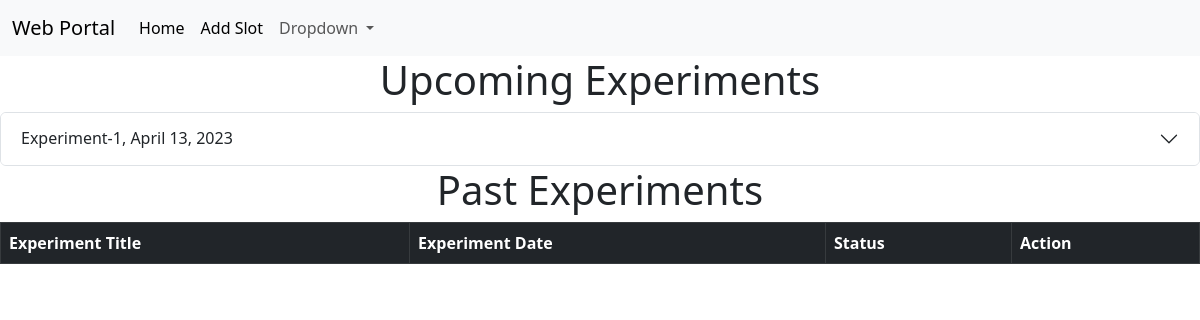
The page /mySlots (signed in) on the database as committed earlier.
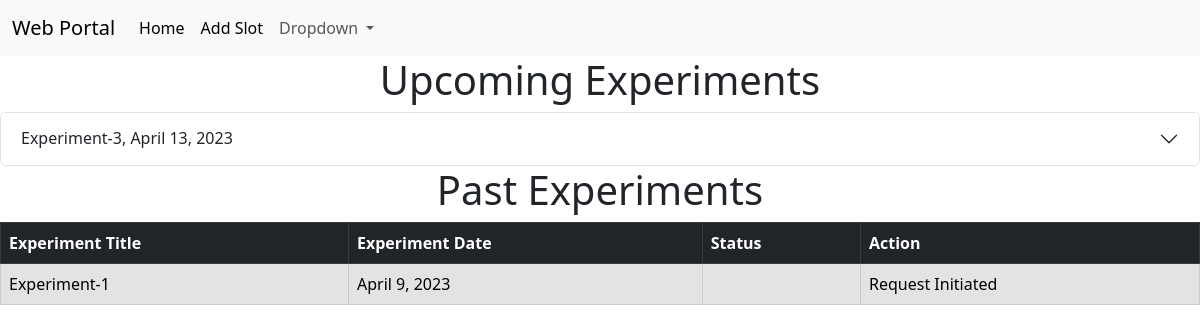
The same page on the database as committed later.
### App/models.py (models this page shows)
class Slot(models.Model):
    exptTitle = models.CharField(max_length = 50)
    exptDesc = models.CharField(max_length = 100)
    exptDate = models.DateField()
    numberOfSeats = models.IntegerField()
    startTime = models.TimeField()
    endTime = models.TimeField()
    candidateList = models.ManyToManyField(
        User,
        through="Order",
        through_fields=("slot", "candidate"),
    )

class Order(models.Model):
    status_choice= [
        ('pending', 'Pending'),
        ('completed', 'Completed'),
        ('paid ', 'Paid '),
        ('rejected', 'Rejected')
    ]
    candidate = models.ForeignKey(User, on_delete=models.CASCADE)
    slot = models.ForeignKey(Slot, on_delete=models.CASCADE)
    dateBooked = models.DateField()
    exptStatus = models.CharField(max_length=30,choices=status_choice,default='pending')
    isBooked = models.BooleanField(default = False)

### App/views.py (the view)
# urls.py: path('mySlots', views.mySlots, name='mySlots'),
@login_required(login_url='login')
def mySlots(request):
    orders = Order.objects.filter(candidate = request.user)
    upcomingSlots = []
    pastOrders = []
    for order in orders:
        if order.slot.exptDate < datetime.date.today():
            pastOrders.append(order)
        else:
            upcomingSlots.append(order.slot)
    return render(request, "mySlots.html", locals())

### templates/mySlots.html (shortened to what this page needs)
{% extends 'base.html' %} {% block title %}My Slots{% endblock title %}
{% block body %}
<h1 align="center">Upcoming Experiments</h1>
<div class="accordion" id="accordionExample">
    {% for slot in upcomingSlots %}
    <div class="accordion-item">
      <h2 class="accordion-header">
        <button  class="accordion-button collapsed" type="button" data-bs-toggle="collapse" data-bs-target="#collapse{{slot.id}}" aria-expanded="false" aria-controls="collapse{{slot.id}}" >
          {{slot.exptTitle}}, {{slot.exptDate}}
        </button>
      </h2>
    </div>
    {%endfor %}
</div>
<h1 align="center">Past Experiments</h1>
<table class="table table-hover table-bordered">
    <thead>
  <tr class="table-dark">
    <th>Experiment Title</th>
    <th>Experiment Date</th>
    <th>Status</th>
    <th>Action</th>
  </tr>
</thead>
<tbody>
  {% for order in pastOrders %}
    {% if order.exptStatus == "pending" %}
    <tr class="table-secondary">
        <td>{{order.slot.exptTitle}}</td>
        <td>{{order.slot.exptDate}}</td>
        <td>{{order.exptStatus}}</td>
        <td>
            <form action = "requestCompletion/{{order.id}}" method="POST" id="completeSlot" name="update">
                {% csrf_token %}
                <input type="submit" value = "Initiate Payment Request" class="btn btn-warning">
            </form>
        </td>
    </tr>
    {% elif order.exptStatus == "completed"%}
    <tr class="table-secondary">
        <td>{{order.slot.exptTitle}}</td>
        <td>{{order.slot.exptDate}}</td>
        <td>{{order.status}}</td>
        <td>Request Initiated</td>
    </tr>
    {% endif %}
  {% endfor %}
</tbody>
</table>
{%endblock body%}

Rows that differ between the two databases and show on the page:
no longer on this page (row edited): Slot: exptTitle "Experiment-1", exptDate "April 13, 2023"
added Slot: exptTitle "Experiment-3", exptDate "April 13, 2023"
added Order: slot.exptTitle "Experiment-1", slot.exptDate "April 9, 2023"
